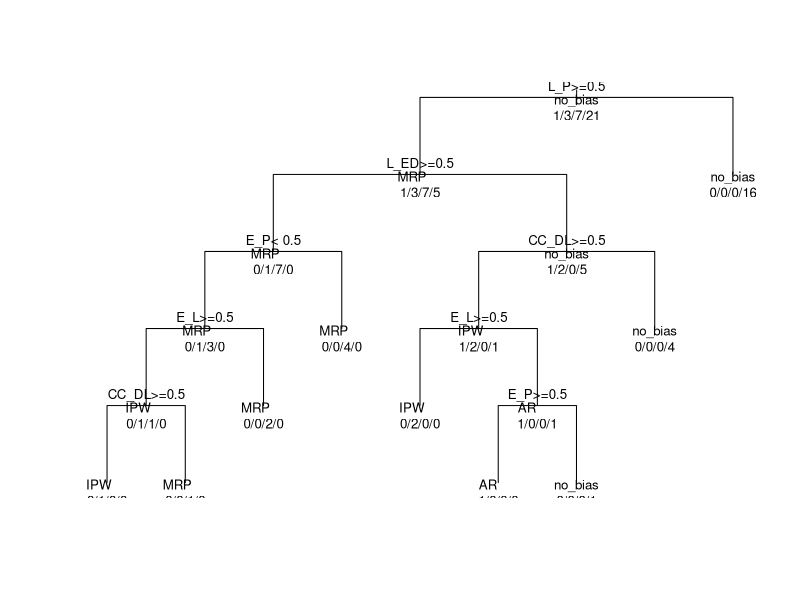
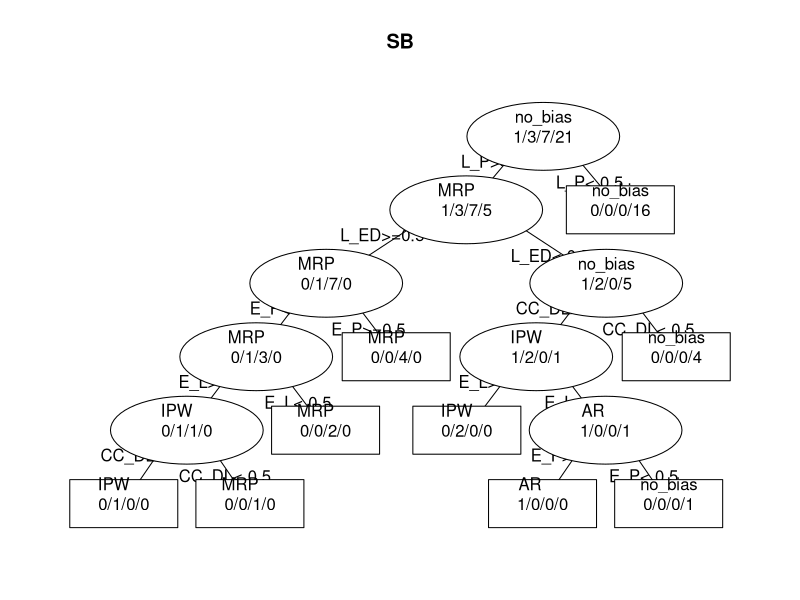
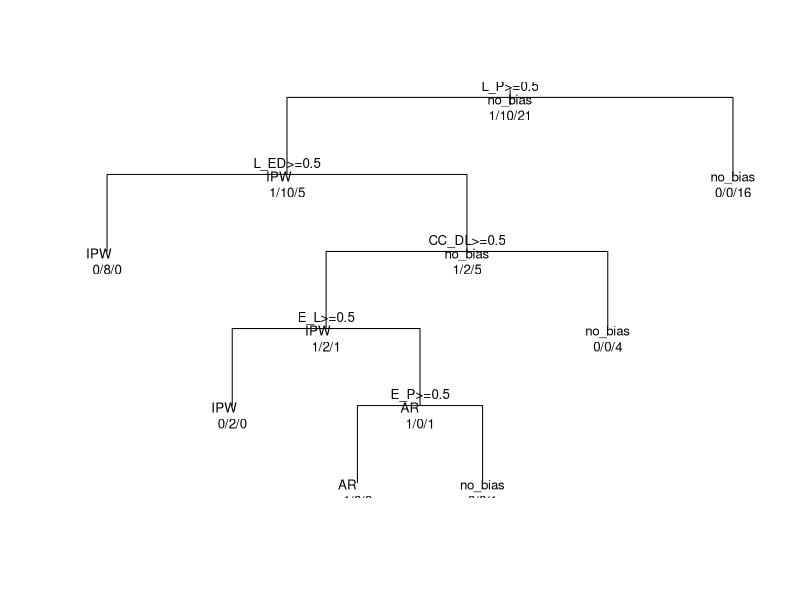
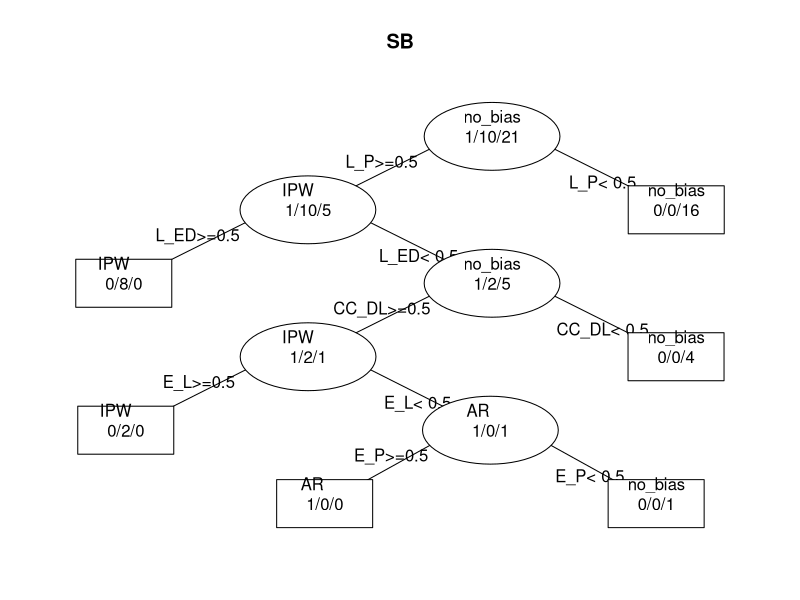

Generate these figures, in order, with R:
library(data.table)
library(rpart)
cs = expand.grid("L_P" = c(F,T),
                 "CC_DL" = c(F,T),
                 "E_P" = c(F,T),
                 "E_L" = c(F,T),
                 "L_ED" = c(F,T))
cs = data.table(cs)
setkeyv(cs,c("L_P","CC_DL"))
cs[L_P == F ,analysis := "no_bias"]
cs[E_P == T & CC_DL == T & L_P == T, analysis := "AR"]
cs[E_L == T & CC_DL == T & L_P == T, analysis := "IPW"]
cs[L_ED == T & L_P == T, analysis := "MRP"]
cs[E_L == T & CC_DL == T & L_P == T & L_ED == T, analysis := "IPW"]
cs[E_P == T & CC_DL == T & L_P == T & L_ED == T, analysis := "MRP"]
cs[is.na(analysis), analysis := "no_bias"]


tfit = rpart(analysis ~ L_P + E_P + E_L + L_ED + CC_DL, data=cs,method="class",minsplit=2, minbucket=1)
plot(tfit,uniform = T)
text(tfit, use.n=TRUE, all=TRUE, cex=.8)
post(tfit, filename = "", 
     title = "SB")

cs[analysis == "MRP", analysis := "IPW"]
tfit2 = rpart(analysis ~ L_P + E_P + E_L + L_ED + CC_DL, data=cs,method="class",minsplit=2, minbucket=1)
plot(tfit2,uniform = T)
text(tfit2, use.n=TRUE, all=TRUE, cex=.8)
post(tfit2, filename = "", 
     title = "SB")
